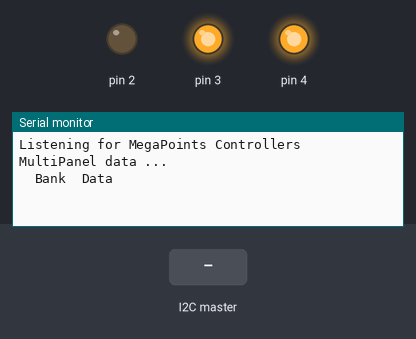
This program was run on a simulated Arduino Nano, built with avr-gcc and run on an emulated ATmega328P. Parts: output pins drawn as LEDs (lit = HIGH), the last lines printed to the serial monitor. Inputs (shaded band) come from the test bench.

Above: at 1.2 s.
1.3 s: the I2C master sends the byte 1
At 2.0 s:
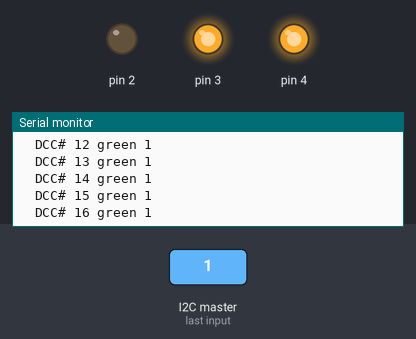
2.8 s: the I2C master sends the byte 0
At 3.2 s:
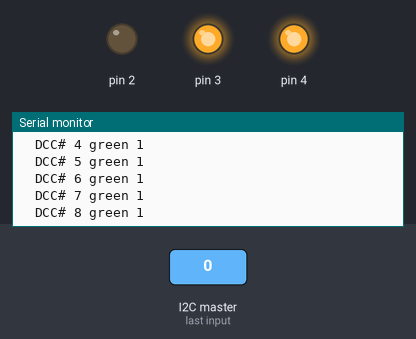
Timing chart, 0 to 5.8 s (numbered marks = the images above; inputs shaded):
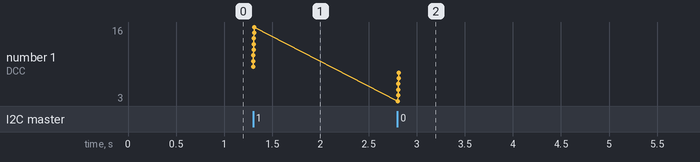

Measured:
- after the input at 1.3 s, the serial monitor: prints a new line at once (image 1)
- after the input at 2.8 s, the serial monitor: prints a new line at once (image 2)
- plotted number 1: 16 → 8 after the input at 2.8 s

The program:

main.cpp
```cpp
#include <Arduino.h>
#include "Signal.h"
#include "MegaPoint.h"

int period = 1000;
unsigned long time_now = 0;
Signal signal(101);
//MegaPoint megaPoint(21); //Set out I2C address to 21 so we can receive updates from the MultiPanel master.

void onMegaPointAddrChange(int dccAdr, boolean value)
{
    Serial.print("\t");
    Serial.print("DCC# " + String(dccAdr) + " ");


    if (value)
    {
        Serial.print("green 1");
    }
    else
    {
        Serial.print("red 0");
    }

    signal.dccValueChange(dccAdr,value);

    switch (dccAdr)
    {
    case 1:
        if (value) {
            signal.dccValueChange(101,true); //Green
        } else {
            signal.dccValueChange(101,false); //Rødt
        }
        break;
    case 2:
       if (value) {
           signal.dccValueChange(102,true); //Gult
       } else {
           signal.dccValueChange(102,false); //
       }

    default:
        break;
    }


}

void setup() {
    Serial.begin(115200);
    MegaPoint.init(0);
}

void loop() {
  // put your main code here, to run repeatedly:
  if(millis() >= time_now + period){
        time_now += period;
        //Serial.println("Hello");
        //signal.test();

    }
    MegaPoint.run();
}
```
